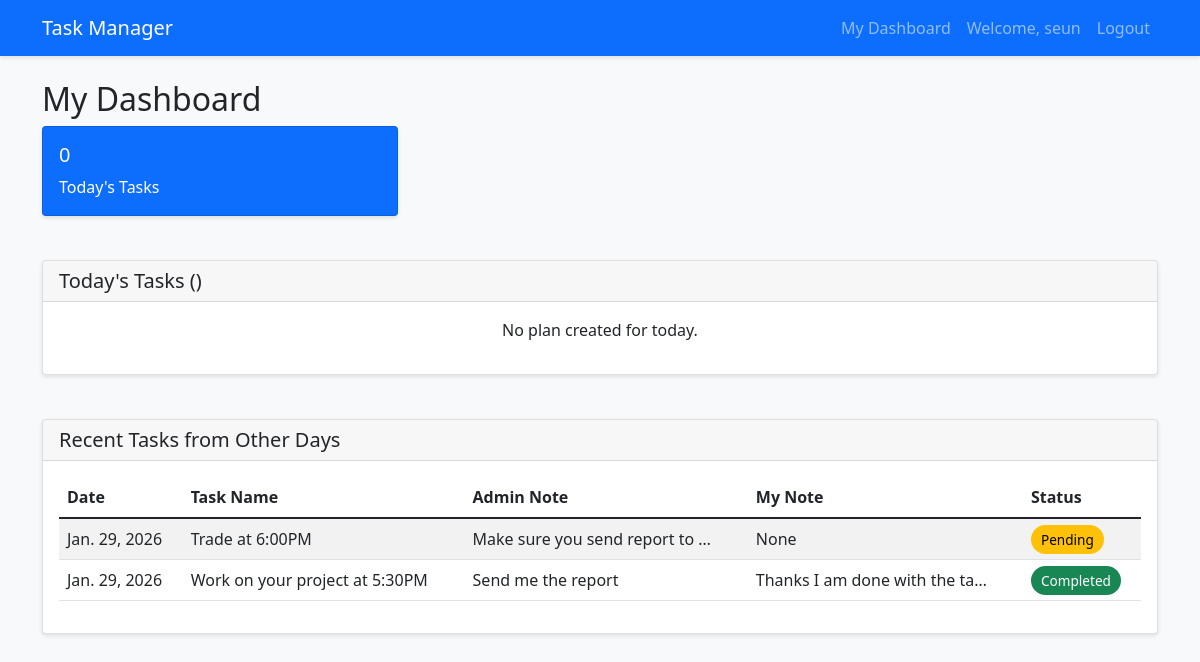
The app's page /staff/dashboard/ (signed in) with its own data.
### core/models.py (models this page shows, shortened)
class Task(models.Model):
    STATUS_CHOICES = [
        ('pending', 'Pending'),
        ('in_progress', 'In Progress'),
        ('completed', 'Completed'),
        ('on_hold', 'On Hold'),
    ]
    plan = models.ForeignKey(Plan, on_delete=models.CASCADE, related_name='tasks')
    staff = models.ForeignKey(User, on_delete=models.CASCADE, limit_choices_to={'is_staff': True})
    name = models.CharField(max_length=200)
    admin_note = models.TextField(blank=True, null=True, verbose_name="Note by Admin")
    staff_note = models.TextField(blank=True, null=True, verbose_name="Note by Staff")
    status = models.CharField(max_length=20, choices=STATUS_CHOICES, default='pending')
    created_at = models.DateTimeField(auto_now_add=True)
    updated_at = models.DateTimeField(auto_now=True)
    class Meta:
        ordering = ['-created_at']

class Plan(models.Model):
    date = models.DateField(unique=True, default=timezone.now)
    created_at = models.DateTimeField(auto_now_add=True)
    updated_at = models.DateTimeField(auto_now=True)
    class Meta:
        ordering = ['-date']

### core/views.py (the view)
# urls.py: path('staff/dashboard/', views.staff_dashboard, name='staff_dashboard'),
@login_required
@user_passes_test(is_staff_user)
def staff_dashboard(request):
    today = timezone.now().date()
    try:
        today_plan = Plan.objects.get(date=today)
        my_tasks = today_plan.tasks.filter(staff=request.user)
    except Plan.DoesNotExist:
        today_plan = None
        my_tasks = []
    other_tasks = Task.objects.filter(
        staff=request.user
    ).exclude(
        plan__date=today
    ).order_by('-plan__date')[:10]
    context = {
        'today_plan': today_plan,
        'my_tasks': my_tasks,
        'other_tasks': other_tasks,
    }
    return render(request, 'core/staff_dashboard.html', context)

### core/views.py (called while the page is built)
def is_staff_user(user):
    return user.is_staff and not user.is_superuser

### templates/core/staff_dashboard.html (shortened to what this page needs)
{% extends 'base.html' %}
{% block content %}
<div class="row">
    <div class="col-md-12">
        <h2>My Dashboard</h2>
        <div class="row">
            <div class="col-md-4">
                <div class="card text-white bg-primary">
                    <div class="card-body">
                        <h5 class="card-title">{{ my_tasks|length }}</h5>
                        <p class="card-text">Today's Tasks</p>
                    </div>
                </div>
            </div>
        </div>
    </div>
</div>
<div class="row mt-4">
    <div class="col-md-12">
        <div class="card">
            <div class="card-header d-flex justify-content-between align-items-center">
                <h5 class="mb-0">Today's Tasks ({{ today|date:"F d, Y" }})</h5>
            </div>
            <div class="card-body">
                {% if today_plan and my_tasks %}
                    <div class="table-responsive">
                        <table class="table table-striped">
                            <thead>
                                <tr>
                                    <th>Task Name</th>
                                    <th>Admin Note</th>
                                    <th>My Note</th>
                                    <th>Status</th>
                                    <th>Actions</th>
                                </tr>
                            </thead>
                            <tbody>
                                {% for task in my_tasks %}
                                    <tr>
                                        <td>{{ task.name }}</td>
                                        <td>{{ task.admin_note|truncatechars:50 }}</td>
                                        <td>{{ task.staff_note|truncatechars:50|default:"-" }}</td>
                                        <td>
                                            <span class="status-badge status-{{ task.status }}">
                                                {{ task.get_status_display }}
                                            </span>
                                        </td>
                                        <td>
                                            <a href="{% url 'update_task' task.id %}" class="btn btn-sm btn-primary">Update</a>
                                        </td>
                                    </tr>
                                {% endfor %}
                            </tbody>
                        </table>
                    </div>
                {% elif today_plan %}
                    <p class="text-center">No tasks assigned to you for today.</p>
                {% else %}
                    <p class="text-center">No plan created for today.</p>
                {% endif %}
            </div>
        </div>
    </div>
</div>
{% if other_tasks %}
<div class="row mt-4">
    <div class="col-md-12">
        <div class="card">
            <div class="card-header">
                <h5 class="mb-0">Recent Tasks from Other Days</h5>
            </div>
            <div class="card-body">
                <div class="table-responsive">
                    <table class="table table-striped">
                        <thead>
                            <tr>
                                <th>Date</th>
                                <th>Task Name</th>
                                <th>Admin Note</th>
                                <th>My Note</th>
                                <th>Status</th>
                            </tr>
                        </thead>
                        <tbody>
                            {% for task in other_tasks %}
                                <tr>
                                    <td>{{ task.plan.date }}</td>
                                    <td>{{ task.name }}</td>
                                    <td>{{ task.admin_note|truncatechars:30 }}</td>
                                    <td>{{ task.staff_note|truncatechars:30|default:"-" }}</td>
                                    <td>
                                        <span class="status-badge status-{{ task.status }}">
                                            {{ task.get_status_display }}
                                        </span>
                                    </td>
                                </tr>
                            {% endfor %}
                        </tbody>
                    </table>
                </div>
            </div>
        </div>
    </div>
</div>
{% endif %}
{% endblock %}

### templates/base.html (shortened to what this page needs)
<!DOCTYPE html>
<html lang="en">
<head>
    <link href="https://cdn.jsdelivr.net/npm/bootstrap@5.1.3/dist/css/bootstrap.min.css" rel="stylesheet">
</head>
<body>
    <nav class="navbar navbar-expand-lg navbar-dark bg-primary">
        <div class="container">
            <a class="navbar-brand" href="{% url 'dashboard' %}">Task Manager</a>
            <div class="collapse navbar-collapse" id="navbarNav">
                <ul class="navbar-nav ms-auto">
                    {% if user.is_authenticated %}
                        {% if user.is_superuser %}
                            <li class="nav-item">
                                <a class="nav-link" href="{% url 'admin_dashboard' %}">Admin Dashboard</a>
                            </li>
                            <li class="nav-item">
                                <a class="nav-link" href="{% url 'plan_list' %}">All Plans</a>
                            </li>
                            <li class="nav-item">
                                <a class="nav-link" href="{% url 'plan_create' %}">Create Plan</a>
                            </li>
                        {% elif user.is_staff %}
                            <li class="nav-item">
                                <a class="nav-link" href="{% url 'staff_dashboard' %}">My Dashboard</a>
                            </li>
                        {% endif %}
                        <li class="nav-item">
                            <span class="nav-link">Welcome, {{ user.username }}</span>
                        </li>
                        <li class="nav-item">
                            <a class="nav-link" href="{% url 'logout' %}">Logout</a>
                        </li>
                    {% endif %}
                </ul>
            </div>
        </div>
    </nav>
    <div class="container mt-4">
        {% block content %}{% endblock %}
    </div>
</body>
</html>

### templates/base.html (style rules this page uses)
body { background-color: #f8f9fa; }
.navbar { box-shadow: 0 2px 4px rgba(0,0,0,.1); }
.card { box-shadow: 0 2px 4px rgba(0,0,0,.1); margin-bottom: 20px; }
.status-badge { padding: 5px 10px; border-radius: 20px; font-size: 0.85em; }
.status-pending { background-color: #ffc107; color: #000; }
.status-completed { background-color: #198754; color: #fff; }

### records on screen
Task: plan "Jan. 29, 2026", name "Trade at 6:00PM", admin_note "Make sure you send report to …", staff_note "None", status "Pending"
Task: plan "Jan. 29, 2026", name "Work on your project at 5:30PM", admin_note "Send me the report", staff_note "Thanks I am done with the ta…", status "Completed"

### other values on screen
{{ user.username }} "seun"
{{ my_tasks|length }} "0"
